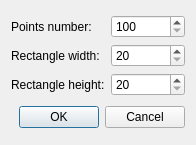
<?xml version="1.0" encoding="UTF-8"?>
<ui version="4.0">
 <class>RegenerateDialog</class>
 <widget class="QDialog" name="RegenerateDialog">
  <property name="geometry">
   <rect>
    <x>0</x>
    <y>0</y>
    <width>196</width>
    <height>145</height>
   </rect>
  </property>
  <property name="windowTitle">
   <string>Dialog</string>
  </property>
  <layout class="QVBoxLayout" name="verticalLayout_3">
   <item>
    <layout class="QHBoxLayout" name="horizontalLayout">
     <item>
      <layout class="QVBoxLayout" name="verticalLayout_2">
       <item>
        <widget class="QLabel" name="label">
         <property name="text">
          <string>Points number:</string>
         </property>
        </widget>
       </item>
       <item>
        <widget class="QLabel" name="label_2">
         <property name="text">
          <string>Rectangle width:</string>
         </property>
        </widget>
       </item>
       <item>
        <widget class="QLabel" name="label_3">
         <property name="text">
          <string>Rectangle height:</string>
         </property>
        </widget>
       </item>
      </layout>
     </item>
     <item>
      <layout class="QVBoxLayout" name="verticalLayout">
       <item>
        <widget class="QSpinBox" name="pointsCountSpinBox">
         <property name="minimum">
          <number>100</number>
         </property>
         <property name="maximum">
          <number>999999999</number>
         </property>
        </widget>
       </item>
       <item>
        <widget class="QSpinBox" name="rectWidthSpinBox">
         <property name="minimum">
          <number>20</number>
         </property>
         <property name="maximum">
          <number>999999999</number>
         </property>
        </widget>
       </item>
       <item>
        <widget class="QSpinBox" name="rectHeightSpinBox">
         <property name="minimum">
          <number>20</number>
         </property>
         <property name="maximum">
          <number>999999999</number>
         </property>
        </widget>
       </item>
      </layout>
     </item>
    </layout>
   </item>
   <item>
    <widget class="QDialogButtonBox" name="buttonBox">
     <property name="orientation">
      <enum>Qt::Horizontal</enum>
     </property>
     <property name="standardButtons">
      <set>QDialogButtonBox::Cancel|QDialogButtonBox::Ok</set>
     </property>
    </widget>
   </item>
  </layout>
 </widget>
 <resources/>
 <connections>
  <connection>
   <sender>buttonBox</sender>
   <signal>accepted()</signal>
   <receiver>RegenerateDialog</receiver>
   <slot>accept()</slot>
   <hints>
    <hint type="sourcelabel">
     <x>248</x>
     <y>254</y>
    </hint>
    <hint type="destinationlabel">
     <x>157</x>
     <y>274</y>
    </hint>
   </hints>
  </connection>
  <connection>
   <sender>buttonBox</sender>
   <signal>rejected()</signal>
   <receiver>RegenerateDialog</receiver>
   <slot>reject()</slot>
   <hints>
    <hint type="sourcelabel">
     <x>316</x>
     <y>260</y>
    </hint>
    <hint type="destinationlabel">
     <x>286</x>
     <y>274</y>
    </hint>
   </hints>
  </connection>
 </connections>
</ui>
